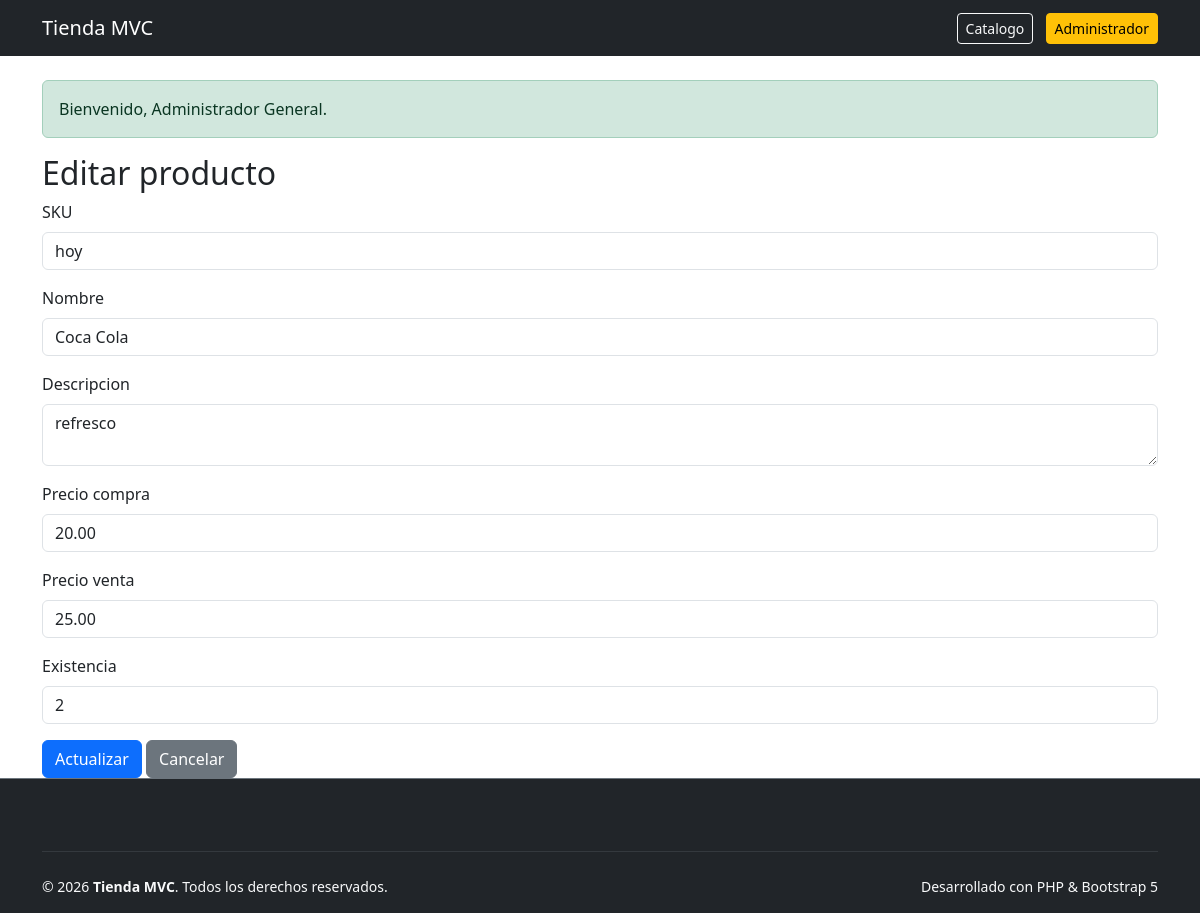
Page /productos/edit&id=6 (signed in) on the committed database.
### tables this page shows
CREATE TABLE `productos` (
  `id` int(11) NOT NULL AUTO_INCREMENT,
  `sku` varchar(50) NOT NULL,
  `nombre` varchar(100) NOT NULL,
  `descripcion` text NOT NULL,
  `precio_compra` decimal(10,2) NOT NULL,
  `precio_venta` decimal(10,2) NOT NULL,
  `existencia` int(11) NOT NULL DEFAULT 0,
  `create_at` timestamp NULL DEFAULT current_timestamp(),
  `updated_at` timestamp NULL DEFAULT current_timestamp() ON UPDATE current_timestamp(),
  PRIMARY KEY (`id`),
  UNIQUE KEY `sku` (`sku`)
);

### controllers/ProductoController.php (called while the page is built, shortened)
<?php
class ProductoController
{
    private ProductoModel $productoModel;
    public function __construct()
    {
        $this->productoModel = new ProductoModel();
    }
    public function edit(): void
    {
        $id = (int)($_GET['id'] ?? 0);
        $producto = $this->productoModel->obtenerPorId($id);
        require_once __DIR__ . '/../views/productos/edit.php';
    }
}

### config/Autoload.php (called while the page is built, shortened)
<?php
spl_autoload_register(function ($class) {
    $baseDir = __DIR__ .'/../';
    $class = str_replace('\\','/', $class);
    $parts = explode('/', $class);
    if (!empty($parts)) {
        $parts[0] = strtolower($parts[0]);
    }
    $file = $baseDir . implode('/', $parts) . '.php';
});
?>

### config/Database.php (called while the page is built, shortened)
<?php
    class database {
        private string $host = "localhost:3307";
        private string $dbname = "tienda_mvc";
        private string $username = "root";
        private string $password = "";
        private string $charset = 'utf8mb4';
public function connect(): PDO {
        try {
        $dsn = "mysql:host={$this->host};dbname={$this->dbname};charset={$this->charset}";
        $pdo = new PDO($dsn, $this->username, $this->password);
        $pdo->setAttribute(PDO::ATTR_ERRMODE, PDO::ERRMODE_EXCEPTION);
        $pdo->setAttribute(PDO::ATTR_DEFAULT_FETCH_MODE, PDO::FETCH_ASSOC);
        return $pdo;
        } catch (PDOException $e) {
        die('Error de conexión: ' . $e->getMessage());
        }
    }
}
?>

### models/ProductoModel.php (called while the page is built, shortened)
<?php
class ProductoModel
{
    private PDO $conexion;
    public function __construct()
    {
        $db = new Database();
        $this->conexion = $db->connect();
    }
    public function obtenerPorId(int $id): ?array
    {
        try {
            $sql = 'SELECT * FROM productos WHERE id = :id LIMIT 1';
            $stmt = $this->conexion->prepare($sql);
            $stmt->bindParam(':id', $id, PDO::PARAM_INT);
            $stmt->execute();
            $producto = $stmt->fetch();
            return $producto ?: null;
        } catch (PDOException $e) {
            return null;
        }
    }
}

### views/productos/edit.php (the view, shortened to what this page needs)
<?php require_once __DIR__ . '/../layouts/header.php'; ?>
<h2>Editar producto</h2>
<form action="../productos/update" method="POST">
    <div class="mb-3">
        <label class="form-label">SKU</label>
        <input type="text" name="sku" class="form-control" value="<?= htmlspecialchars($producto['sku']); ?>" required>
    </div>
    <div class="mb-3">
        <label class="form-label">Nombre</label>
        <input type="text" name="nombre" class="form-control" value="<?= htmlspecialchars($producto['nombre']); ?>" required>
    </div>
    <div class="mb-3">
        <label class="form-label">Descripcion</label>
        <textarea name="descripcion" class="form-control" required><?= htmlspecialchars($producto['descripcion']) ?></textarea>
    </div>
    <div class="mb-3">
        <label class="form-label">Precio compra</label>
        <input type="number" step="0.01" name="precio_compra" class="form-control"
        value="<?= htmlspecialchars((string)$producto['precio_compra']); ?>" required>
    </div>
    <div class="mb-3">
        <label class="form-label">Precio venta</label>
        <input type="number" step="0.01" name="precio_venta" class="form-control"
        value="<?= htmlspecialchars((string)$producto['precio_venta']); ?>" required>
    </div>
    <div class="mb-3">
        <label class="form-label">Existencia</label>
        <input type="number" name="existencia" class="form-control" value="<?= (int)$producto['existencia']; ?>" required>
    </div>
    <button type="submit" class="btn btn-primary">Actualizar</button>
    <a href="../productos" class="btn btn-secondary">Cancelar</a>
</form>
<?php require_once __DIR__ . '/../layouts/footer.php'; ?>

### rows in the picture
productos: sku "hoy", nombre "Coca Cola", descripcion "refresco", precio_compra "20.00", precio_venta "25.00", existencia "2"

### other values in the picture
$_SESSION['success'] "Bienvenido, Administrador General."
